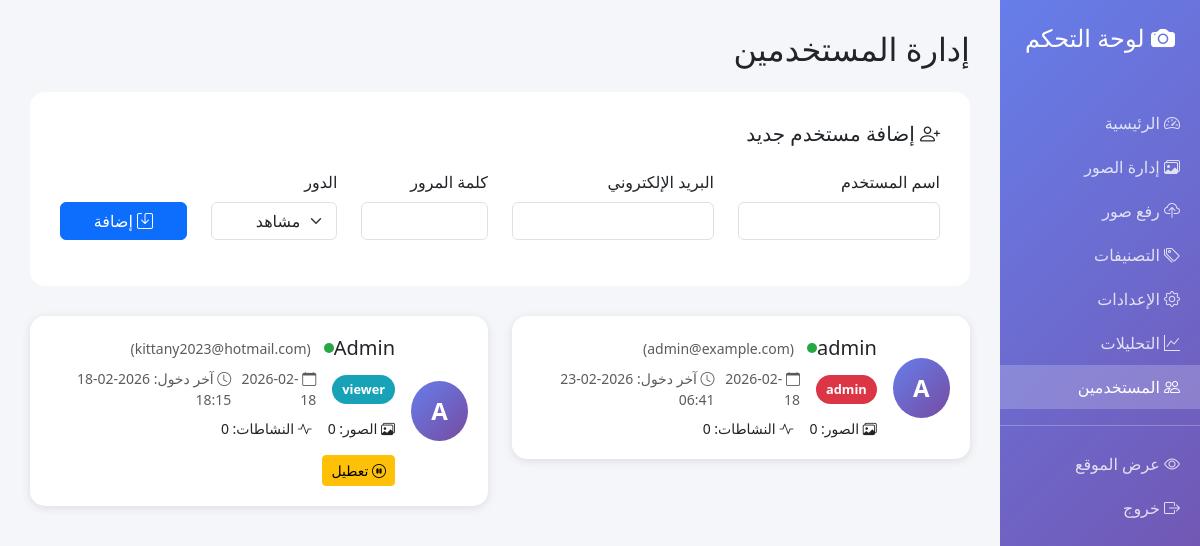
The app's page /admin/users (signed in) with its own data.
### app.py (models this page shows, shortened)
class User(UserMixin, db.Model):
    id = db.Column(db.Integer, primary_key=True)
    username = db.Column(db.String(80), unique=True, nullable=False)
    email = db.Column(db.String(120), unique=True, nullable=False)
    password_hash = db.Column(db.String(200), nullable=False)
    role = db.Column(db.String(20), default='viewer')  # admin, editor, viewer
    created_at = db.Column(db.DateTime, default=datetime.utcnow)
    last_login = db.Column(db.DateTime)
    is_active = db.Column(db.Boolean, default=True)

### app.py (the view)
@app.route('/admin/users')
@login_required
def manage_users():
    if current_user.role != 'admin':
        abort(403)
    users = User.query.all()
    return render_template('manage_users.html', users=users)

### app.py (called while the page is built)
@login_manager.user_loader
def load_user(user_id):
    return User.query.get(int(user_id))

### templates/manage_users.html (shortened to what this page needs)
<!DOCTYPE html>
<html dir="rtl" lang="ar">
<head>
    <link href="https://cdn.jsdelivr.net/npm/bootstrap@5.3.0/dist/css/bootstrap.min.css" rel="stylesheet">
    <link rel="stylesheet" href="https://cdn.jsdelivr.net/npm/bootstrap-icons@1.11.0/font/bootstrap-icons.css">
</head>
<body>
    <div class="container-fluid">
        <div class="row">
            <div class="col-md-2 p-0 sidebar">
                <div class="p-4">
                    <h4 class="text-center mb-4"><i class="bi bi-camera-fill"></i> لوحة التحكم</h4>
                </div>
                <nav class="nav flex-column">
                    <a class="nav-link" href="{{ url_for('admin_dashboard') }}"><i class="bi bi-speedometer2"></i> الرئيسية</a>
                    <a class="nav-link" href="{{ url_for('manage_images') }}"><i class="bi bi-images"></i> إدارة الصور</a>
                    <a class="nav-link" href="{{ url_for('upload_images') }}"><i class="bi bi-cloud-upload"></i> رفع صور</a>
                    <a class="nav-link" href="{{ url_for('manage_categories') }}"><i class="bi bi-tags"></i> التصنيفات</a>
                    <a class="nav-link" href="{{ url_for('site_settings') }}"><i class="bi bi-gear"></i> الإعدادات</a>
                    <a class="nav-link" href="{{ url_for('analytics') }}"><i class="bi bi-graph-up"></i> التحليلات</a>
                    <a class="nav-link active" href="{{ url_for('manage_users') }}"><i class="bi bi-people"></i> المستخدمين</a>
                    <hr class="bg-white">
                    <a class="nav-link" href="{{ url_for('index') }}" target="_blank"><i class="bi bi-eye"></i> عرض الموقع</a>
                    <a class="nav-link" href="{{ url_for('logout') }}"><i class="bi bi-box-arrow-right"></i> خروج</a>
                </nav>
            </div>
            <div class="col-md-10 main-content">
                <h2 class="mb-4">إدارة المستخدمين</h2>
                {% if current_user.role == 'admin' %}
                <div class="add-user-form">
                    <h5 class="mb-4"><i class="bi bi-person-plus"></i> إضافة مستخدم جديد</h5>
                    <form method="POST" action="{{ url_for('add_user') }}">
                        <div class="row">
                            <div class="col-md-3">
                                <div class="mb-3">
                                    <label class="form-label">اسم المستخدم</label>
                                    <input type="text" name="username" class="form-control" required>
                                </div>
                            </div>
                            <div class="col-md-3">
                                <div class="mb-3">
                                    <label class="form-label">البريد الإلكتروني</label>
                                    <input type="email" name="email" class="form-control" required>
                                </div>
                            </div>
                            <div class="col-md-2">
                                <div class="mb-3">
                                    <label class="form-label">كلمة المرور</label>
                                    <input type="password" name="password" class="form-control" required>
                                </div>
                            </div>
                            <div class="col-md-2">
                                <div class="mb-3">
                                    <label class="form-label">الدور</label>
                                    <select name="role" class="form-select">
                                        <option value="viewer">مشاهد</option>
                                    </select>
                                </div>
                            </div>
                            <div class="col-md-2">
                                <div class="mb-3">
                                    <label class="form-label">&nbsp;</label>
                                    <button type="submit" class="btn btn-primary w-100">
                                        <i class="bi bi-save"></i> إضافة
                                    </button>
                                </div>
                            </div>
                        </div>
                    </form>
                </div>
                {% endif %}
                <div class="row">
                    {% for user in users %}
                    <div class="col-md-6">
                        <div class="user-card">
                            <div class="d-flex align-items-center">
                                <div class="user-avatar ms-3">
                                    {{ user.username[0]|upper }}
                                </div>
                                <div class="flex-grow-1">
                                    <div class="d-flex align-items-center mb-2">
                                        <h5 class="mb-0">{{ user.username }}</h5>
                                        <span class="status-badge {% if user.is_active %}status-active{% else %}status-inactive{% endif %}"></span>
                                        <small class="text-muted me-2">({{ user.email }})</small>
                                    </div>
                                    <div class="d-flex align-items-center mb-2">
                                        <span class="role-badge role-{{ user.role }}">{{ user.role }}</span>
                                        <small class="text-muted me-3">
                                            <i class="bi bi-calendar"></i> {{ user.created_at.strftime('%Y-%m-%d') }}
                                        </small>
                                        {% if user.last_login %}
                                        <small class="text-muted">
                                            <i class="bi bi-clock"></i> آخر دخول: {{ user.last_login.strftime('%Y-%m-%d %H:%M') }}
                                        </small>
                                        {% endif %}
                                    </div>
                                    <div class="d-flex gap-3 mt-2">
                                        <small><i class="bi bi-images"></i> الصور: {{ user.images|length }}</small>
                                        <small><i class="bi bi-activity"></i> النشاطات: {{ user.activities|length }}</small>
                                    </div>
                                    {% if current_user.role == 'admin' and user.id != current_user.id %}
                                    <div class="mt-3">
                                        <a href="{{ url_for('toggle_user', user_id=user.id) }}"
                                           class="btn btn-sm {% if user.is_active %}btn-warning{% else %}btn-success{% endif %}"
                                           onclick="return confirm('تأكيد تغيير حالة المستخدم؟')">
                                            {% if user.is_active %}
                                            <i class="bi bi-pause-circle"></i> تعطيل
                                            {% else %}
                                            <i class="bi bi-play-circle"></i> تفعيل
                                            {% endif %}
                                        </a>
                                    </div>
                                    {% endif %}
                                </div>
                            </div>
                        </div>
                    </div>
                    {% else %}
                    <div class="col-12 text-center py-5">
                        <i class="bi bi-people" style="font-size: 4em; color: #ccc;"></i>
                        <h4 class="mt-3">لا يوجد مستخدمين</h4>
                    </div>
                    {% endfor %}
                </div>
            </div>
        </div>
    </div>
</body>
</html>

### templates/manage_users.html (style rules this page uses)
:root { --primary-color: #667eea; }
body { background: #f4f6f9; font-family: 'Segoe UI', Tahoma, Geneva, Verdana, sans-serif; }
.sidebar { background: linear-gradient(135deg, var(--primary-color) 0%, #764ba2 100%); min-height: 100vh; color: white; }
.sidebar a { color: rgba(255,255,255,0.8); text-decoration: none; padding: 10px 20px; display: block; transition: all 0.3s; }
.sidebar a:hover, .sidebar a.active { background: rgba(255,255,255,0.2); color: white; }
.main-content { padding: 30px; }
.user-card { background: white; border-radius: 15px; padding: 20px; box-shadow: 0 2px 10px rgba(0,0,0,0.1); margin-bottom: 20px; transition: transform 0.3s; }
.user-avatar { width: 60px; height: 60px; border-radius: 50%; background: linear-gradient(135deg, var(--primary-color) 0%, #764ba2 100%); display: flex; align-items: center; justify-content: center; color: white; font-size: 1.5em; font-weight: bold; }
.role-badge { padding: 5px 10px; border-radius: 20px; font-size: 0.8em; font-weight: 600; }
.role-admin { background: #dc3545; color: white; }
.role-viewer { background: #17a2b8; color: white; }
.add-user-form { background: white; padding: 30px; border-radius: 15px; margin-bottom: 30px; }
.status-badge { width: 10px; height: 10px; border-radius: 50%; display: inline-block; margin-left: 5px; }
.status-active { background: #28a745; }

### records on screen
User: username "A", username "admin", is_active True (drawn), email "admin@example.com", role "admin", created_at "2026-02-18", last_login "2026-02-23 06:41", images|length "0", activities|length "0"
User: username "A", username "Admin", is_active True (drawn), email "kittany2023@hotmail.com", role "viewer", created_at "2026-02-18", last_login "2026-02-18 18:15", images|length "0", activities|length "0"
